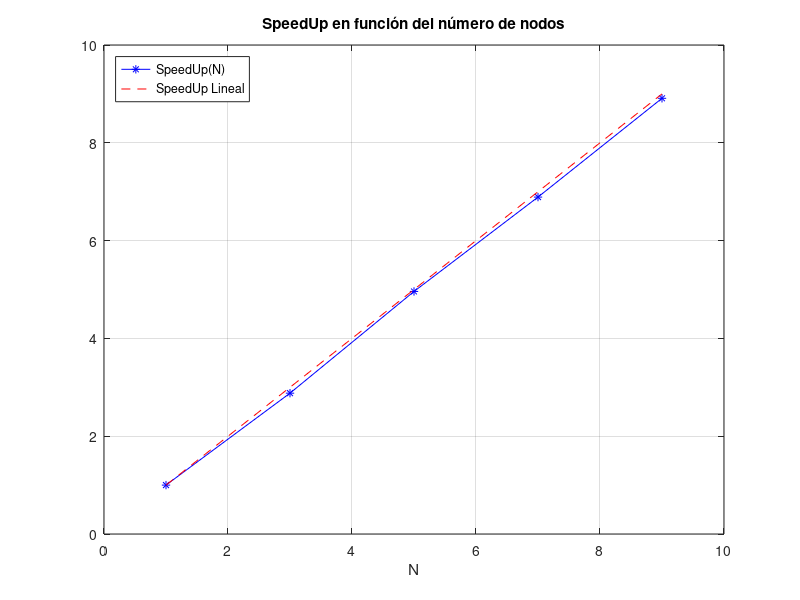

Write MATLAB code to recreate this figure.
function grafico
  x=[1,3,5,7,9];
  y=[1,2.88,4.96,6.89,8.91];
  figure(1);
  plot(x,y,"-*b",x,x,"--r");
  legend("SpeedUp(N)","SpeedUp Lineal",'location','northwest')
  title("SpeedUp en función del número de nodos");
  xlabel("N");
  grid on;
  print("grafSpeedUp.png");
endfunction
